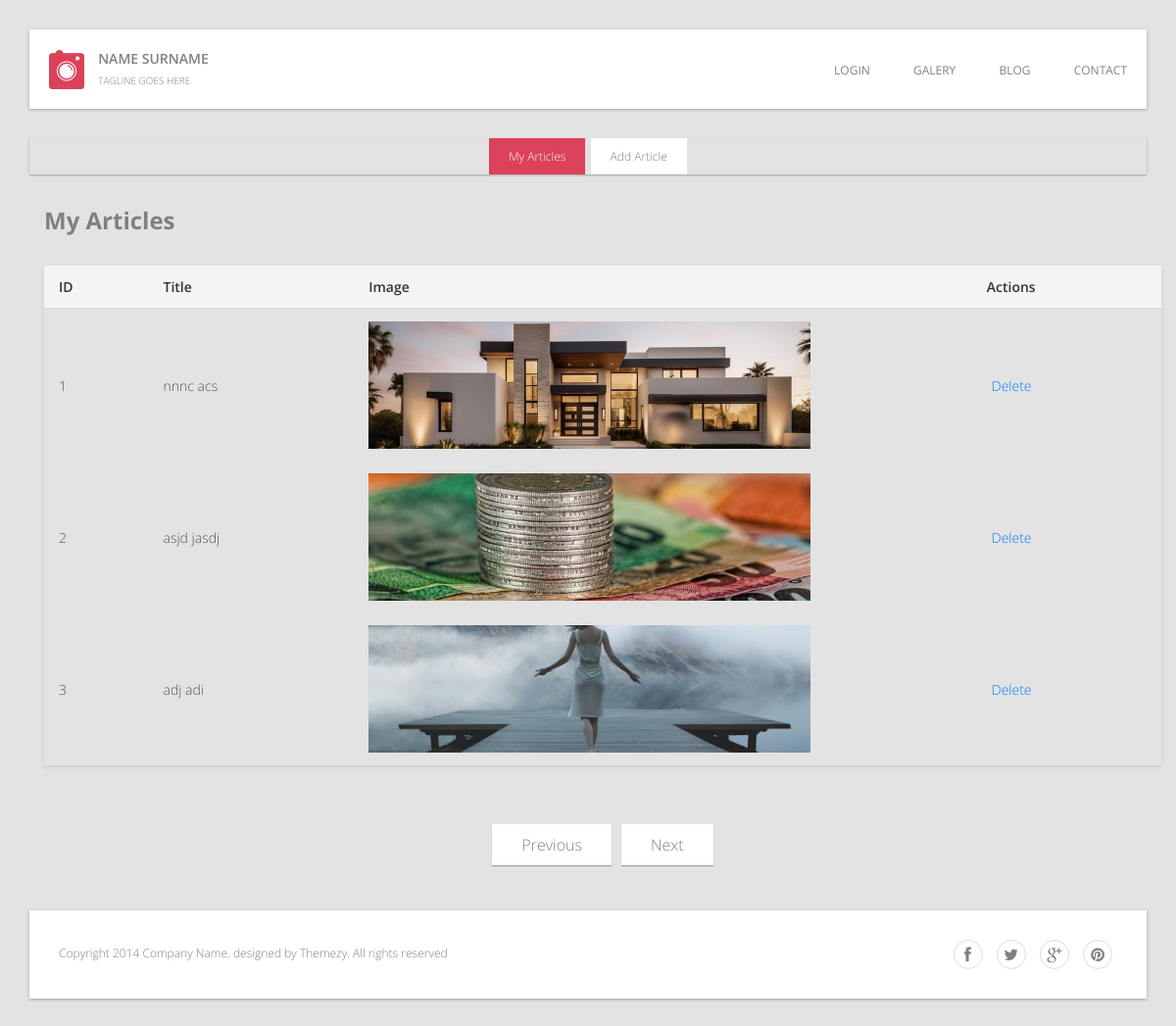
Page /others/ on the committed database.
### blog_app/models.py (models this page shows, shortened)
class Banner(models.Model):
    name = models.CharField(max_length=50, blank=False)
    banner_image = models.ImageField(upload_to='banner_images/img')
    slug = models.SlugField(max_length=270, blank=True)

### blog_app/views.py (the view)
# urls.py: path('others/', views.others, name="others"),
def others(request):
    banners = Banner.objects.all()
    context = {
        'banners': banners,
    }
    return render(request, 'user-dash/others.html', context)

### templates/user-dash/others.html (shortened to what this page needs)
{% extends 'user-dash/user-dashboard.html' %}
{% block dash %}
<div class="container">
    <h2>My Articles</h2>
    <table class="article-table">
        <thead>
        <tr>
            <th>ID</th>
            <th>Title</th>
            <th>Image</th>
            <th>Actions</th>
        </tr>
        </thead>
        <tbody>
        {% for banner in banners %}
        <tr>
            <td>{{banner.id}}</td>
            <td>{{banner.name}}</td>
            <td><figure class="banner-image"><img src="{{banner.banner_image.url}}" alt=""></figure></td>
            <td>
                <a href="{% url 'other_delete' banner.slug %}" onclick="return confirm('Are you sure you want to delete this article?');">Delete</a>
            </td>
        </tr>
        {% endfor %}
        </tbody>
    </table>
    <div class="text-center">
        <div class="dataTables_paginate paging_simple_numbers">
            <ul class="pagination">
                {% if page_obj.has_previous %}
                <li class="paginate_button page-item previous">
                    <a href="?page={{ page_obj.previous_page_number }}" class="more-post">Previous</a>
                </li>
                {% else %}
                <li class="paginate_button page-item previous disabled">
                    <a href="#" class="more-post">Previous</a>
                </li>
                {% endif %}
                {% if page_obj.has_next %}
                <li class="paginate_button page-item next">
                    <a href="?page={{ page_obj.next_page_number }}" class="more-post">Next</a>
                </li>
                {% else %}
                <li class="paginate_button page-item next disabled">
                    <a href="#" class="more-post">Next</a>
                </li>
                {% endif %}
            </ul>
        </div>
    </div>
</div>
{% endblock %}

### static/style.css (style rules this page uses)
article, aside, details, figcaption, figure, footer, header, hgroup, nav, section, summary { display: block; }
html { background: #fff; color: #000; -webkit-text-size-adjust: 100%; -ms-text-size-adjust: 100%; }
html, button, input, select, textarea { font-family: sans-serif; }
body { margin: 0; }
a { background: transparent; }
h2 { font-size: 1.5em; margin: 0.83em 0; }
img { border: 0; }
figure { margin: 0; }
table { border-collapse: collapse; border-spacing: 0; }
*, *:before, *:after { box-sizing: border-box; }
body { font-family: "Open Sans", sans-serif; font-size: 16px; font-weight: 300; line-height: normal; background: #e3e3e3; color: #7e8182; }
a { text-decoration: none; }
.text-center { text-align: center; }
.article-table { width: 100%; border-collapse: collapse; margin: 30px 0; font-size: 14px; box-shadow: 0 2px 5px rgba(0, 0, 0, 0.1); }
.article-table thead { background-color: #f4f4f4; }
.article-table thead tr th { text-align: left; padding: 12px 15px; color: #333; font-weight: 600; border-bottom: 2px solid #ddd; }
.article-table tbody tr { border-bottom: 1px solid #e2e2e2; transition: background-color 0.3s ease; }
.article-table tbody tr td { padding: 12px 15px; color: #555; }
.article-table tbody tr td a { color: #007bff; text-decoration: none; margin: 0 5px; }
.container { margin-right: auto; margin-left: auto; padding-left: 15px; padding-right: 15px; *zoom: 1; }
.container:after { content: " "; clear: both; display: block; overflow: hidden; height: 0; }
@media (min-width: 768px) { .container { width: 750px; } }
@media (min-width: 992px) { .container { width: 970px; } }
@media (min-width: 1200px) { .container { width: 1170px; } }
.pagination { display: flex; justify-content: center; flex-wrap: wrap; gap: 10px; padding: 0; list-style: none; }
.pagination li { margin: 0; }
.pagination .more-post { margin-top: 30px; background: white; display: inline-block; padding: 10px 30px; color: #7e8182; margin-bottom: 30px; box-shadow: 0 1px 1px rgba(0, 0, 0, 0.3); transition: 0.3s ease; text-decoration: none; cursor: pointer; }
.banner-image img { display: block; max-width: 75%; width: 100%; height: 130px; object-fit: cover; }

### rows in the picture
Banner: id "1", name "nnnc acs", banner_image (picture)
Banner: id "2", name "asjd jasdj", banner_image (picture)
Banner: id "3", name "adj adi", banner_image (picture)
